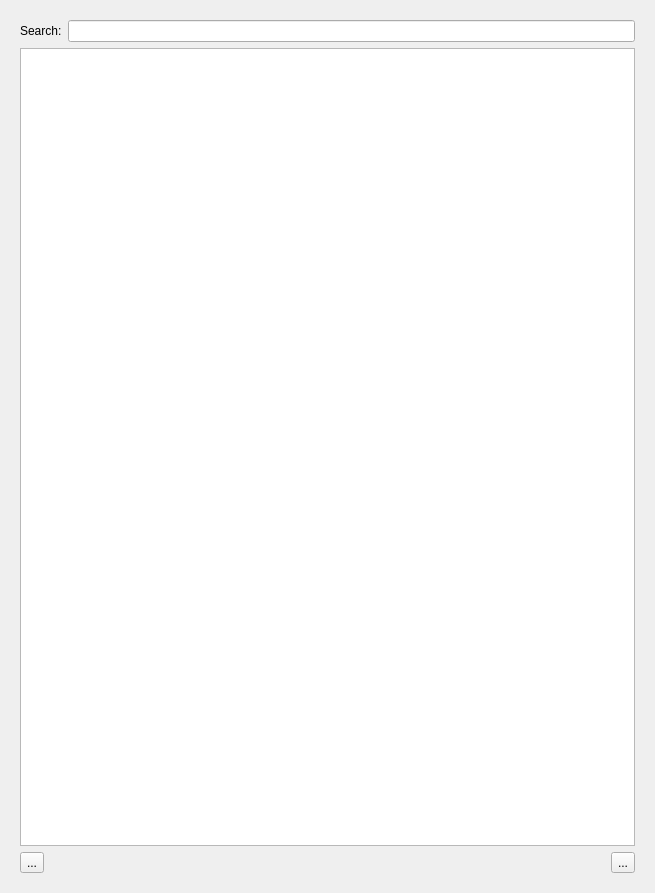
<?xml version="1.0" encoding="UTF-8"?>
<ui version="4.0">
 <class>AntagonistBoard</class>
 <widget class="QWidget" name="AntagonistBoard">
  <property name="geometry">
   <rect>
    <x>0</x>
    <y>0</y>
    <width>655</width>
    <height>893</height>
   </rect>
  </property>
  <property name="windowTitle">
   <string>NpcMaker</string>
  </property>
  <layout class="QVBoxLayout" name="verticalLayout_10">
   <item>
    <widget class="QStackedWidget" name="stackedWidget">
     <property name="currentIndex">
      <number>0</number>
     </property>
     <widget class="QWidget" name="page_3">
      <layout class="QVBoxLayout" name="verticalLayout_8">
       <item>
        <layout class="QHBoxLayout" name="horizontalLayout_11">
         <item>
          <widget class="QLabel" name="label_10">
           <property name="text">
            <string>Search:</string>
           </property>
          </widget>
         </item>
         <item>
          <widget class="QLineEdit" name="m_searchLine"/>
         </item>
        </layout>
       </item>
       <item>
        <widget class="DragableTableView" name="m_antogonistView">
         <property name="alternatingRowColors">
          <bool>true</bool>
         </property>
         <property name="selectionBehavior">
          <enum>QAbstractItemView::SelectRows</enum>
         </property>
         <property name="showGrid">
          <bool>true</bool>
         </property>
         <property name="sortingEnabled">
          <bool>true</bool>
         </property>
         <attribute name="horizontalHeaderStretchLastSection">
          <bool>true</bool>
         </attribute>
         <attribute name="verticalHeaderVisible">
          <bool>false</bool>
         </attribute>
         <attribute name="verticalHeaderMinimumSectionSize">
          <number>64</number>
         </attribute>
         <attribute name="verticalHeaderDefaultSectionSize">
          <number>64</number>
         </attribute>
        </widget>
       </item>
       <item>
        <layout class="QHBoxLayout" name="horizontalLayout_6">
         <item>
          <widget class="QToolButton" name="m_addCharacterBtn">
           <property name="text">
            <string>...</string>
           </property>
          </widget>
         </item>
         <item>
          <spacer name="horizontalSpacer_3">
           <property name="orientation">
            <enum>Qt::Horizontal</enum>
           </property>
           <property name="sizeHint" stdset="0">
            <size>
             <width>40</width>
             <height>20</height>
            </size>
           </property>
          </spacer>
         </item>
         <item>
          <widget class="QToolButton" name="m_removeCharacterBtn">
           <property name="text">
            <string>...</string>
           </property>
          </widget>
         </item>
        </layout>
       </item>
      </layout>
     </widget>
     <widget class="QWidget" name="page">
      <layout class="QVBoxLayout" name="verticalLayout_9">
       <item>
        <widget class="QTabWidget" name="tabWidget">
         <property name="tabPosition">
          <enum>QTabWidget::East</enum>
         </property>
         <property name="currentIndex">
          <number>0</number>
         </property>
         <widget class="QWidget" name="tab">
          <attribute name="title">
           <string>Info</string>
          </attribute>
          <layout class="QVBoxLayout" name="verticalLayout_11">
           <item>
            <layout class="QGridLayout" name="gridLayout">
             <item row="0" column="0">
              <widget class="QLabel" name="label">
               <property name="maximumSize">
                <size>
                 <width>16777215</width>
                 <height>16777215</height>
                </size>
               </property>
               <property name="text">
                <string>Name:</string>
               </property>
              </widget>
             </item>
             <item row="0" column="1">
              <widget class="QLineEdit" name="m_nameEdit"/>
             </item>
             <item row="0" column="2">
              <widget class="QLabel" name="label_7">
               <property name="text">
                <string>Initiative Command</string>
               </property>
              </widget>
             </item>
             <item row="0" column="3">
              <widget class="QLineEdit" name="m_initCommand">
               <property name="placeholderText">
                <string>2d10</string>
               </property>
              </widget>
             </item>
             <item row="1" column="0">
              <widget class="QLabel" name="label_6">
               <property name="maximumSize">
                <size>
                 <width>16777215</width>
                 <height>16777215</height>
                </size>
               </property>
               <property name="text">
                <string>Color:</string>
               </property>
              </widget>
             </item>
             <item row="1" column="1">
              <layout class="QHBoxLayout" name="horizontalLayout_7">
               <property name="spacing">
                <number>2</number>
               </property>
               <item>
                <widget class="ColorButton" name="m_colorSelector">
                 <property name="text">
                  <string/>
                 </property>
                </widget>
               </item>
               <item>
                <spacer name="horizontalSpacer_4">
                 <property name="orientation">
                  <enum>Qt::Horizontal</enum>
                 </property>
                 <property name="sizeHint" stdset="0">
                  <size>
                   <width>40</width>
                   <height>20</height>
                  </size>
                 </property>
                </spacer>
               </item>
              </layout>
             </item>
             <item row="1" column="2">
              <widget class="QLabel" name="label_8">
               <property name="text">
                <string>Initiative Value:</string>
               </property>
              </widget>
             </item>
             <item row="1" column="3">
              <layout class="QHBoxLayout" name="horizontalLayout_8">
               <item>
                <widget class="QSpinBox" name="m_initValue">
                 <property name="maximum">
                  <number>100</number>
                 </property>
                </widget>
               </item>
               <item>
                <spacer name="horizontalSpacer_5">
                 <property name="orientation">
                  <enum>Qt::Horizontal</enum>
                 </property>
                 <property name="sizeHint" stdset="0">
                  <size>
                   <width>40</width>
                   <height>20</height>
                  </size>
                 </property>
                </spacer>
               </item>
              </layout>
             </item>
             <item row="2" column="0">
              <widget class="QLabel" name="label_9">
               <property name="minimumSize">
                <size>
                 <width>0</width>
                 <height>0</height>
                </size>
               </property>
               <property name="text">
                <string>Size:</string>
               </property>
              </widget>
             </item>
             <item row="2" column="1">
              <layout class="QHBoxLayout" name="horizontalLayout_10">
               <item>
                <widget class="QSpinBox" name="m_sizeEdit">
                 <property name="minimum">
                  <number>1</number>
                 </property>
                 <property name="maximum">
                  <number>1000</number>
                 </property>
                 <property name="value">
                  <number>64</number>
                 </property>
                </widget>
               </item>
               <item>
                <spacer name="horizontalSpacer_8">
                 <property name="orientation">
                  <enum>Qt::Horizontal</enum>
                 </property>
                 <property name="sizeHint" stdset="0">
                  <size>
                   <width>40</width>
                   <height>20</height>
                  </size>
                 </property>
                </spacer>
               </item>
              </layout>
             </item>
            </layout>
           </item>
           <item>
            <widget class="QGroupBox" name="groupBox_3">
             <property name="title">
              <string>Health Points</string>
             </property>
             <layout class="QHBoxLayout" name="horizontalLayout_3">
              <property name="spacing">
               <number>2</number>
              </property>
              <property name="leftMargin">
               <number>2</number>
              </property>
              <property name="topMargin">
               <number>2</number>
              </property>
              <property name="rightMargin">
               <number>2</number>
              </property>
              <property name="bottomMargin">
               <number>2</number>
              </property>
              <item>
               <widget class="QLabel" name="label_3">
                <property name="text">
                 <string>Min:</string>
                </property>
               </widget>
              </item>
              <item>
               <widget class="QSpinBox" name="m_lifeMin">
                <property name="minimum">
                 <number>-1000</number>
                </property>
                <property name="maximum">
                 <number>1000</number>
                </property>
               </widget>
              </item>
              <item>
               <spacer name="horizontalSpacer">
                <property name="orientation">
                 <enum>Qt::Horizontal</enum>
                </property>
                <property name="sizeHint" stdset="0">
                 <size>
                  <width>0</width>
                  <height>20</height>
                 </size>
                </property>
               </spacer>
              </item>
              <item>
               <widget class="QLabel" name="label_4">
                <property name="text">
                 <string>Current</string>
                </property>
               </widget>
              </item>
              <item>
               <widget class="QSpinBox" name="m_currentLife">
                <property name="minimum">
                 <number>-1000</number>
                </property>
                <property name="maximum">
                 <number>1000</number>
                </property>
                <property name="value">
                 <number>100</number>
                </property>
               </widget>
              </item>
              <item>
               <spacer name="horizontalSpacer_2">
                <property name="orientation">
                 <enum>Qt::Horizontal</enum>
                </property>
                <property name="sizeHint" stdset="0">
                 <size>
                  <width>0</width>
                  <height>20</height>
                 </size>
                </property>
               </spacer>
              </item>
              <item>
               <widget class="QLabel" name="label_5">
                <property name="text">
                 <string>Max</string>
                </property>
               </widget>
              </item>
              <item>
               <widget class="QSpinBox" name="m_maxLife">
                <property name="minimum">
                 <number>-1000</number>
                </property>
                <property name="maximum">
                 <number>1000</number>
                </property>
                <property name="value">
                 <number>100</number>
                </property>
               </widget>
              </item>
             </layout>
            </widget>
           </item>
           <item>
            <widget class="QGroupBox" name="groupBox_5">
             <property name="title">
              <string>Avatar</string>
             </property>
             <layout class="QVBoxLayout" name="verticalLayout_7">
              <item>
               <layout class="QHBoxLayout" name="horizontalLayout_9">
                <property name="spacing">
                 <number>2</number>
                </property>
                <item>
                 <spacer name="horizontalSpacer_6">
                  <property name="orientation">
                   <enum>Qt::Horizontal</enum>
                  </property>
                  <property name="sizeHint" stdset="0">
                   <size>
                    <width>40</width>
                    <height>20</height>
                   </size>
                  </property>
                 </spacer>
                </item>
                <item>
                 <widget class="QLabel" name="m_avatarDisplay">
                  <property name="minimumSize">
                   <size>
                    <width>150</width>
                    <height>150</height>
                   </size>
                  </property>
                  <property name="maximumSize">
                   <size>
                    <width>150</width>
                    <height>150</height>
                   </size>
                  </property>
                  <property name="text">
                   <string/>
                  </property>
                  <property name="scaledContents">
                   <bool>true</bool>
                  </property>
                 </widget>
                </item>
                <item>
                 <spacer name="horizontalSpacer_7">
                  <property name="orientation">
                   <enum>Qt::Horizontal</enum>
                  </property>
                  <property name="sizeHint" stdset="0">
                   <size>
                    <width>40</width>
                    <height>20</height>
                   </size>
                  </property>
                 </spacer>
                </item>
               </layout>
              </item>
              <item>
               <layout class="QHBoxLayout" name="horizontalLayout_12">
                <item>
                 <spacer name="horizontalSpacer_9">
                  <property name="orientation">
                   <enum>Qt::Horizontal</enum>
                  </property>
                  <property name="sizeHint" stdset="0">
                   <size>
                    <width>40</width>
                    <height>20</height>
                   </size>
                  </property>
                 </spacer>
                </item>
                <item>
                 <widget class="QPushButton" name="m_avatarOpenFileBtn">
                  <property name="text">
                   <string>Change</string>
                  </property>
                 </widget>
                </item>
               </layout>
              </item>
             </layout>
            </widget>
           </item>
           <item>
            <spacer name="verticalSpacer_4">
             <property name="orientation">
              <enum>Qt::Vertical</enum>
             </property>
             <property name="sizeHint" stdset="0">
              <size>
               <width>20</width>
               <height>189</height>
              </size>
             </property>
            </spacer>
           </item>
          </layout>
         </widget>
         <widget class="QWidget" name="tab_2">
          <attribute name="title">
           <string>Action</string>
          </attribute>
          <layout class="QVBoxLayout" name="verticalLayout_6">
           <property name="spacing">
            <number>2</number>
           </property>
           <property name="leftMargin">
            <number>2</number>
           </property>
           <property name="topMargin">
            <number>2</number>
           </property>
           <property name="rightMargin">
            <number>2</number>
           </property>
           <property name="bottomMargin">
            <number>2</number>
           </property>
           <item>
            <widget class="QGroupBox" name="groupBox_2">
             <property name="title">
              <string>Actions</string>
             </property>
             <layout class="QHBoxLayout" name="horizontalLayout">
              <property name="spacing">
               <number>2</number>
              </property>
              <property name="leftMargin">
               <number>2</number>
              </property>
              <property name="topMargin">
               <number>2</number>
              </property>
              <property name="rightMargin">
               <number>2</number>
              </property>
              <property name="bottomMargin">
               <number>2</number>
              </property>
              <item>
               <widget class="QTableView" name="m_actionList">
                <property name="selectionMode">
                 <enum>QAbstractItemView::SingleSelection</enum>
                </property>
                <attribute name="horizontalHeaderStretchLastSection">
                 <bool>true</bool>
                </attribute>
               </widget>
              </item>
              <item>
               <layout class="QVBoxLayout" name="verticalLayout">
                <item>
                 <widget class="QToolButton" name="m_addActionBtn">
                  <property name="text">
                   <string>...</string>
                  </property>
                 </widget>
                </item>
                <item>
                 <widget class="QToolButton" name="m_removeActBtn">
                  <property name="text">
                   <string>...</string>
                  </property>
                 </widget>
                </item>
                <item>
                 <spacer name="verticalSpacer_2">
                  <property name="orientation">
                   <enum>Qt::Vertical</enum>
                  </property>
                  <property name="sizeHint" stdset="0">
                   <size>
                    <width>20</width>
                    <height>40</height>
                   </size>
                  </property>
                 </spacer>
                </item>
               </layout>
              </item>
             </layout>
            </widget>
           </item>
          </layout>
         </widget>
         <widget class="QWidget" name="tab_3">
          <attribute name="title">
           <string>Shape</string>
          </attribute>
          <layout class="QVBoxLayout" name="verticalLayout_5">
           <property name="spacing">
            <number>2</number>
           </property>
           <property name="leftMargin">
            <number>2</number>
           </property>
           <property name="topMargin">
            <number>2</number>
           </property>
           <property name="rightMargin">
            <number>2</number>
           </property>
           <property name="bottomMargin">
            <number>2</number>
           </property>
           <item>
            <widget class="QGroupBox" name="groupBox">
             <property name="title">
              <string>Shapes</string>
             </property>
             <layout class="QHBoxLayout" name="horizontalLayout_2">
              <property name="spacing">
               <number>2</number>
              </property>
              <property name="leftMargin">
               <number>2</number>
              </property>
              <property name="topMargin">
               <number>2</number>
              </property>
              <property name="rightMargin">
               <number>2</number>
              </property>
              <property name="bottomMargin">
               <number>2</number>
              </property>
              <item>
               <widget class="QTableView" name="m_shapeList">
                <property name="selectionMode">
                 <enum>QAbstractItemView::SingleSelection</enum>
                </property>
                <property name="iconSize">
                 <size>
                  <width>32</width>
                  <height>32</height>
                 </size>
                </property>
                <attribute name="horizontalHeaderStretchLastSection">
                 <bool>true</bool>
                </attribute>
               </widget>
              </item>
              <item>
               <layout class="QVBoxLayout" name="verticalLayout_2">
                <item>
                 <widget class="QToolButton" name="m_addShapeBtn">
                  <property name="text">
                   <string>...</string>
                  </property>
                 </widget>
                </item>
                <item>
                 <widget class="QToolButton" name="m_removeShapeBtn">
                  <property name="text">
                   <string>...</string>
                  </property>
                 </widget>
                </item>
                <item>
                 <spacer name="verticalSpacer">
                  <property name="orientation">
                   <enum>Qt::Vertical</enum>
                  </property>
                  <property name="sizeHint" stdset="0">
                   <size>
                    <width>20</width>
                    <height>40</height>
                   </size>
                  </property>
                 </spacer>
                </item>
               </layout>
              </item>
             </layout>
            </widget>
           </item>
          </layout>
         </widget>
         <widget class="QWidget" name="tab_4">
          <attribute name="title">
           <string>Property</string>
          </attribute>
          <layout class="QVBoxLayout" name="verticalLayout_4">
           <item>
            <widget class="QGroupBox" name="groupBox_4">
             <property name="title">
              <string>Properties</string>
             </property>
             <layout class="QHBoxLayout" name="horizontalLayout_5">
              <property name="spacing">
               <number>2</number>
              </property>
              <property name="leftMargin">
               <number>2</number>
              </property>
              <property name="topMargin">
               <number>2</number>
              </property>
              <property name="rightMargin">
               <number>2</number>
              </property>
              <property name="bottomMargin">
               <number>2</number>
              </property>
              <item>
               <widget class="QTableView" name="m_propertyList">
                <property name="selectionMode">
                 <enum>QAbstractItemView::SingleSelection</enum>
                </property>
                <property name="selectionBehavior">
                 <enum>QAbstractItemView::SelectRows</enum>
                </property>
                <attribute name="horizontalHeaderStretchLastSection">
                 <bool>true</bool>
                </attribute>
               </widget>
              </item>
              <item>
               <layout class="QVBoxLayout" name="verticalLayout_3">
                <item>
                 <widget class="QToolButton" name="m_addPropertyBtn">
                  <property name="text">
                   <string>...</string>
                  </property>
                 </widget>
                </item>
                <item>
                 <widget class="QToolButton" name="m_removePropertyBtn">
                  <property name="text">
                   <string>...</string>
                  </property>
                 </widget>
                </item>
                <item>
                 <spacer name="verticalSpacer_3">
                  <property name="orientation">
                   <enum>Qt::Vertical</enum>
                  </property>
                  <property name="sizeHint" stdset="0">
                   <size>
                    <width>20</width>
                    <height>40</height>
                   </size>
                  </property>
                 </spacer>
                </item>
               </layout>
              </item>
             </layout>
            </widget>
           </item>
          </layout>
         </widget>
        </widget>
       </item>
       <item>
        <layout class="QHBoxLayout" name="horizontalLayout_4" stretch="1,0,0">
         <property name="spacing">
          <number>2</number>
         </property>
         <item>
          <spacer name="horizontalSpacer_11">
           <property name="orientation">
            <enum>Qt::Horizontal</enum>
           </property>
           <property name="sizeHint" stdset="0">
            <size>
             <width>40</width>
             <height>20</height>
            </size>
           </property>
          </spacer>
         </item>
         <item>
          <widget class="QToolButton" name="m_saveBtn">
           <property name="text">
            <string>...</string>
           </property>
          </widget>
         </item>
         <item>
          <spacer name="horizontalSpacer_10">
           <property name="orientation">
            <enum>Qt::Horizontal</enum>
           </property>
           <property name="sizeHint" stdset="0">
            <size>
             <width>40</width>
             <height>20</height>
            </size>
           </property>
          </spacer>
         </item>
        </layout>
       </item>
      </layout>
     </widget>
    </widget>
   </item>
  </layout>
  <action name="m_addActionAct">
   <property name="icon">
    <iconset theme="add">
     <normaloff>:/resources/icons/add_round.png</normaloff>:/resources/icons/add_round.png</iconset>
   </property>
   <property name="text">
    <string>Add Action</string>
   </property>
   <property name="toolTip">
    <string>add action</string>
   </property>
  </action>
  <action name="m_removeActionAct">
   <property name="icon">
    <iconset theme="remove">
     <normaloff>:/resources/icons/delete.png</normaloff>:/resources/icons/delete.png</iconset>
   </property>
   <property name="text">
    <string>Remove Action</string>
   </property>
   <property name="toolTip">
    <string>Remove Action</string>
   </property>
  </action>
  <action name="m_addShapeAct">
   <property name="icon">
    <iconset theme="add">
     <normaloff>:/resources/icons/add_round.png</normaloff>:/resources/icons/add_round.png</iconset>
   </property>
   <property name="text">
    <string>Add Shape</string>
   </property>
   <property name="toolTip">
    <string>Add Shape</string>
   </property>
  </action>
  <action name="m_removeShapeAct">
   <property name="icon">
    <iconset theme="remove">
     <normaloff>:/resources/icons/delete.png</normaloff>:/resources/icons/delete.png</iconset>
   </property>
   <property name="text">
    <string>Remove Shape</string>
   </property>
   <property name="toolTip">
    <string>Remove Shape</string>
   </property>
  </action>
  <action name="m_addPropertyAct">
   <property name="icon">
    <iconset theme="add">
     <normaloff>:/resources/icons/add_round.png</normaloff>:/resources/icons/add_round.png</iconset>
   </property>
   <property name="text">
    <string>Add Property</string>
   </property>
   <property name="toolTip">
    <string>Add Property</string>
   </property>
  </action>
  <action name="m_removePropertyAct">
   <property name="icon">
    <iconset theme="remove">
     <normaloff>:/resources/icons/delete.png</normaloff>:/resources/icons/delete.png</iconset>
   </property>
   <property name="text">
    <string>Remove Property</string>
   </property>
   <property name="toolTip">
    <string>Remove Property</string>
   </property>
  </action>
  <action name="m_addCharacterAct">
   <property name="icon">
    <iconset theme="add">
     <normaloff>.</normaloff>.</iconset>
   </property>
   <property name="text">
    <string>Add Character</string>
   </property>
  </action>
  <action name="m_removeCharacterAct">
   <property name="icon">
    <iconset theme="remove">
     <normaloff>.</normaloff>.</iconset>
   </property>
   <property name="text">
    <string>Remove Character</string>
   </property>
  </action>
 </widget>
 <customwidgets>
  <customwidget>
   <class>ColorButton</class>
   <extends>QPushButton</extends>
   <header>common_widgets/colorbutton.h</header>
  </customwidget>
  <customwidget>
   <class>DragableTableView</class>
   <extends>QTableView</extends>
   <header>rwidgets/modelviews/dragabletableview.h</header>
  </customwidget>
 </customwidgets>
 <resources/>
 <connections/>
</ui>
